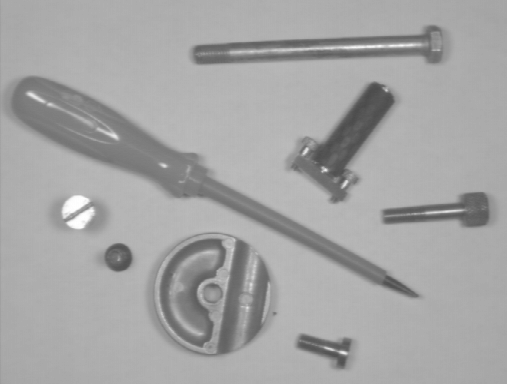
#> input picture examples/images/2dObjets.tiff, 507 x 384 px
$ python flipping.py --image ../../examples/images/2dObjets.tiff
#> lines starting #> are read from the running program, lines starting #| are printed output that depends on the picture
import argparse
import numpy as np
import cv2

ap = argparse.ArgumentParser()
ap.add_argument("-i", "--image", required=True, help="Path to the image.")
args = vars(ap.parse_args())

image = cv2.imread(args["image"])
#> image is the input picture: shape (384, 507, 3); min 75, max 255, mean 164.5
cv2.imshow("Original", image)

flipped = cv2.flip(image, 1)
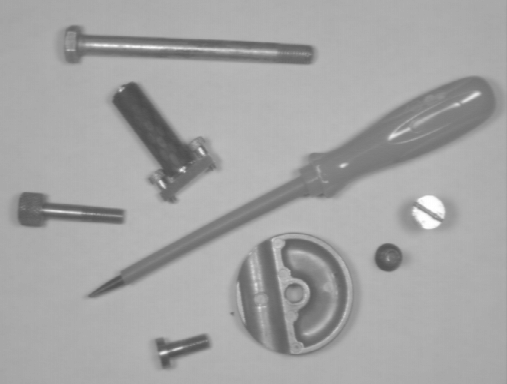
#> flipped: shape (384, 507, 3); min 75, max 255, mean 164.5
cv2.imshow("Flipped horizontally", flipped)

flipped = cv2.flip(image, 0)
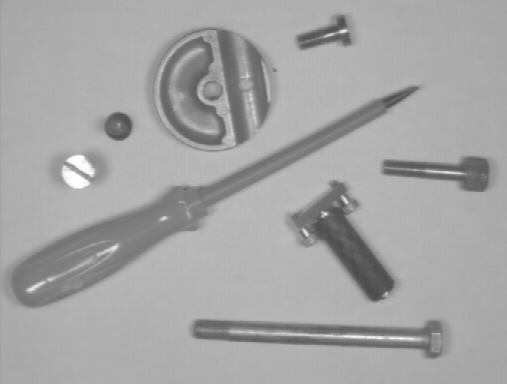
#> flipped: shape (384, 507, 3); min 75, max 255, mean 164.5
cv2.imshow("Flipped vertically", flipped)

flipped = cv2.flip(image, -1)
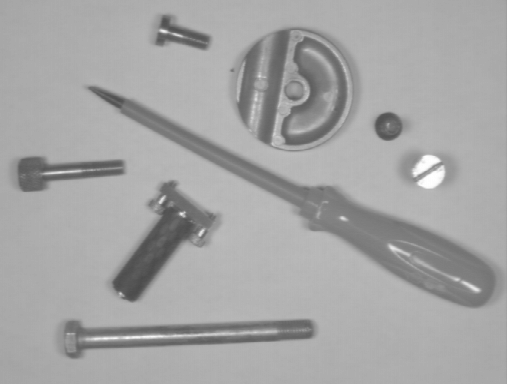
#> flipped: shape (384, 507, 3); min 75, max 255, mean 164.5
cv2.imshow("Flipped horizontally & vertically", flipped)
cv2.waitKey(0)

$ run again, on examples/images/3dphone.tiff
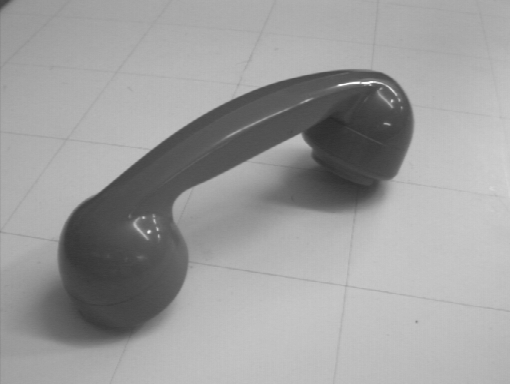
#> input picture examples/images/3dphone.tiff, 510 x 384 px
#> image is the input picture: shape (384, 510, 3); min 41, max 251, mean 157
#> `flipped = cv2.flip(image, 0)`:
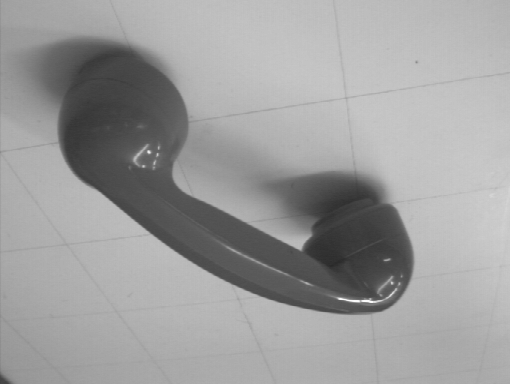
#> flipped: shape (384, 510, 3); min 41, max 251, mean 157
#> `flipped = cv2.flip(image, -1)`:
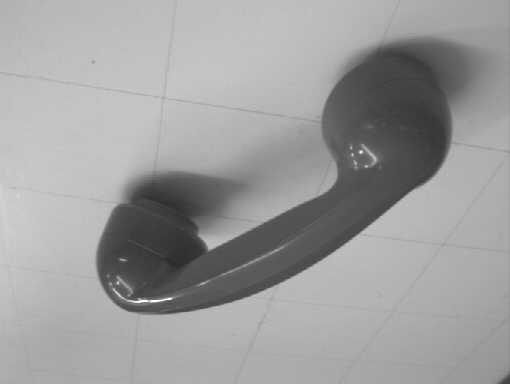
#> flipped: shape (384, 510, 3); min 41, max 251, mean 157
